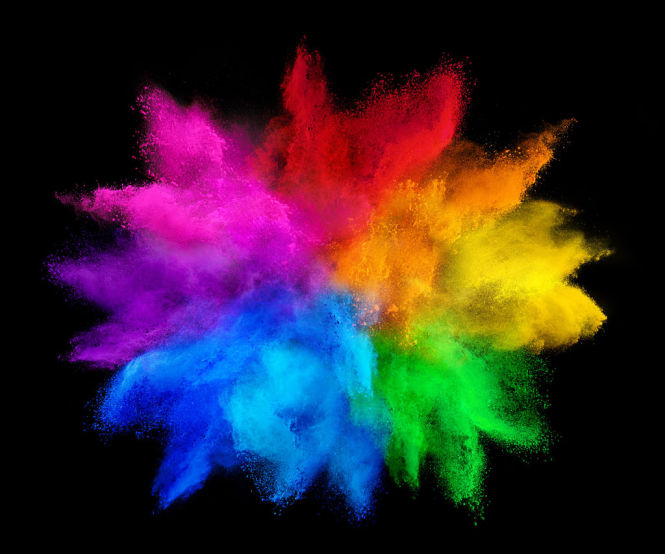
#> input picture COS3401(1-86)/images/shade.png, 665 x 554 px
$ jupyter execute --allow-errors test.ipynb
#> lines starting #> are read from the running program, lines starting #| are printed output that depends on the picture; after the words box and inside, x2 and y2 are one past the last pixel; in counts of white or black regions, pixels touching at a corner belong together
[cell 1]
import cv2
import numpy as np
#> (the rest of this cell did not finish here and is left out)

[cell 2]
img = cv2.imread('./images/shade.png', cv2.IMREAD_COLOR)
#> img is the input picture: shape (554, 665, 3); mean B, G, R 47.8, 38.9, 52.8

[cell 3]
img_rgb = cv2.cvtColor(img, cv2.COLOR_BGR2RGB)
#> (the rest of this cell did not finish here and is left out)

[cell 4]
img_hsv = cv2.cvtColor(img_rgb, cv2.COLOR_RGB2HSV)
#> img_hsv: shape (554, 665, 3); mean H, S, V 52, 125.6, 87.3
#> (the rest of this cell did not finish here and is left out)

[cell 5]
h, s, v = cv2.split(img_hsv)
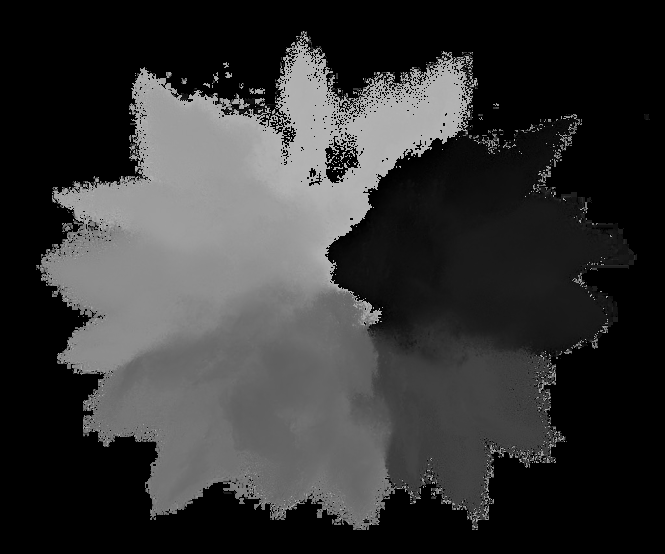
#> h: shape (554, 665); min 0, max 179, mean 52
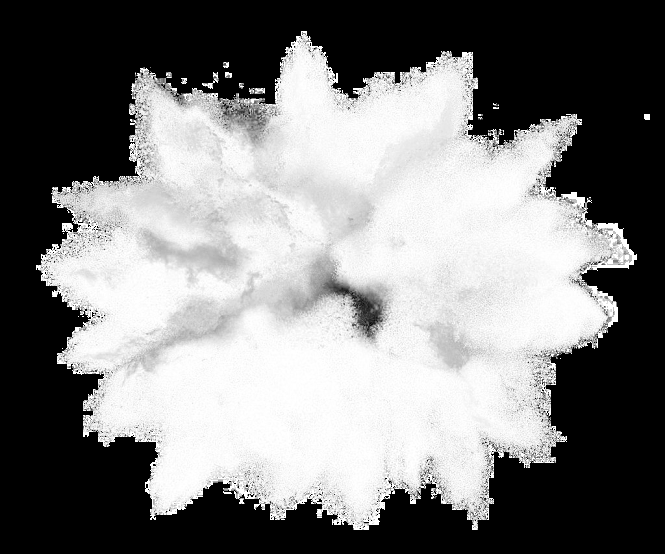
#> s: shape (554, 665); min 0, max 255, mean 125.6
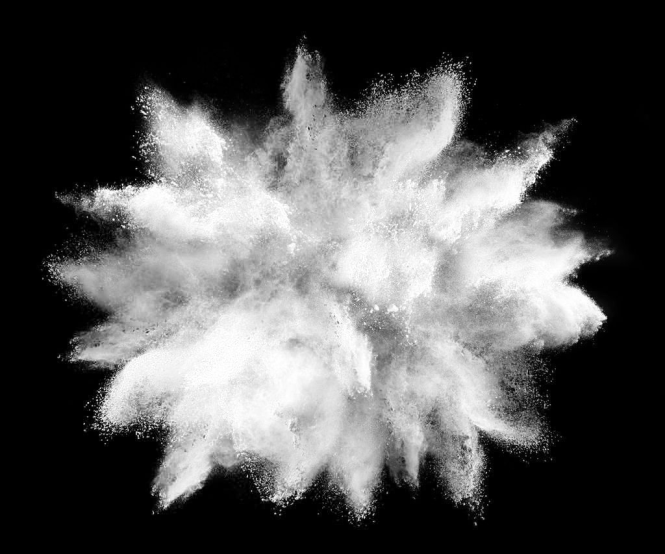
#> v: shape (554, 665); min 0, max 255, mean 87.3

[cell 6]
h_2 = h.astype(np.uint16)* 2
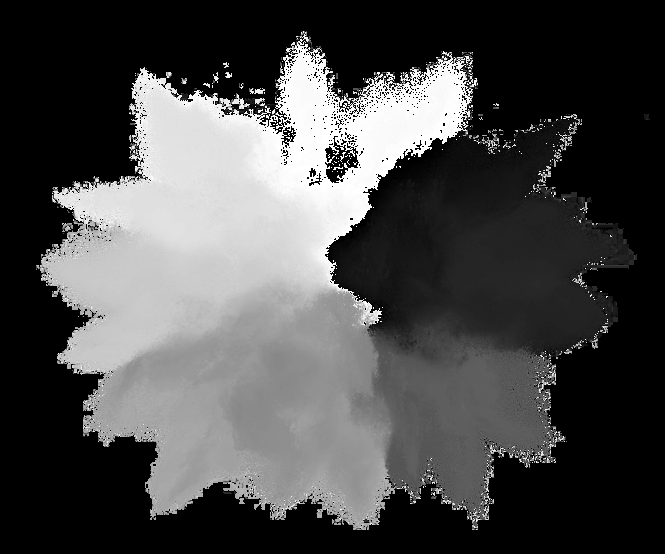
#> h_2: shape (554, 665) uint16; min 0, max 358, mean 104; drawn with min black and max white
mask_h = ((h_2 >= 160) & (h_2 <= 270))
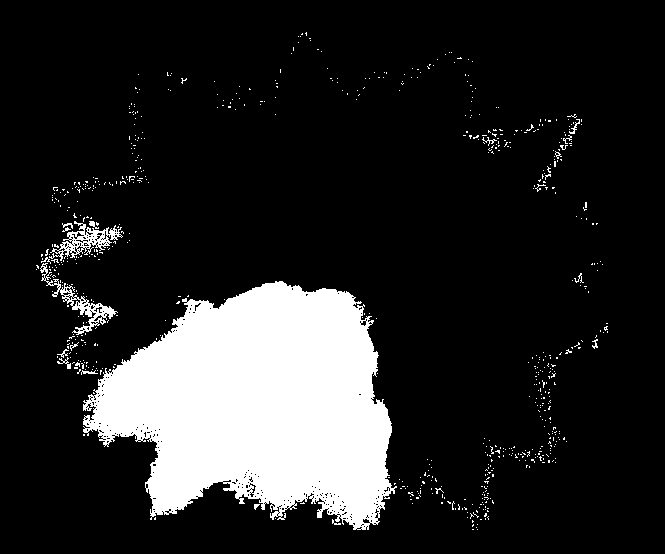
#> mask_h: shape (554, 665) bool; 15.1% white; 688 white regions (669 under 20 px), largest, box (x1, y1, x2, y2) and area: (83, 281, 397, 530) 51715, (40, 263, 118, 335) 909, (49, 221, 123, 261) 899
s[mask_h] = s[mask_h]* 0.5
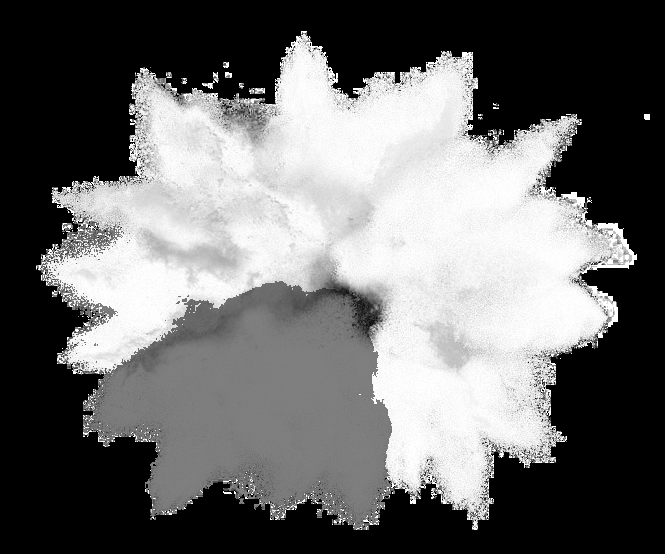
#> s: shape (554, 665); 15.14% of pixels changed, all inside (x1, y1, x2, y2) = (36, 32, 608, 530)
new_hsv = cv2.merge([h, s, v])
#> new_hsv: shape (554, 665, 3); mean H, S, V 52, 107.7, 87.3

new_hsv_rgb = cv2.cvtColor(new_hsv, cv2.COLOR_HSV2RGB)
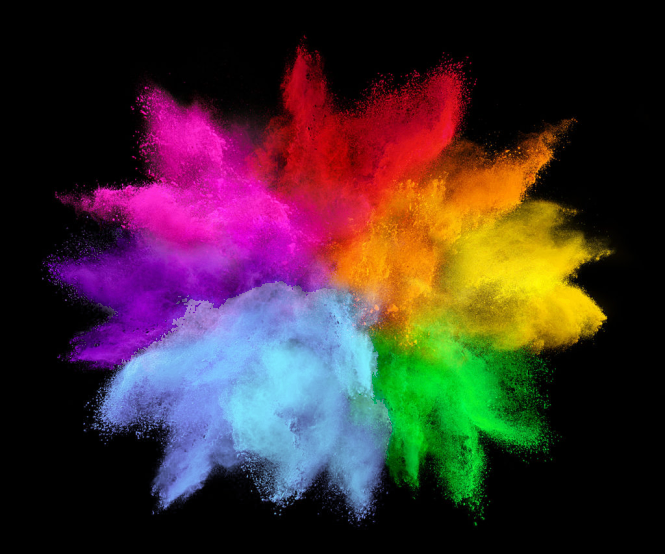
#> new_hsv_rgb: shape (554, 665, 3); mean R, G, B 65, 45.9, 47.7
#> (the rest of this cell did not finish here and is left out)
